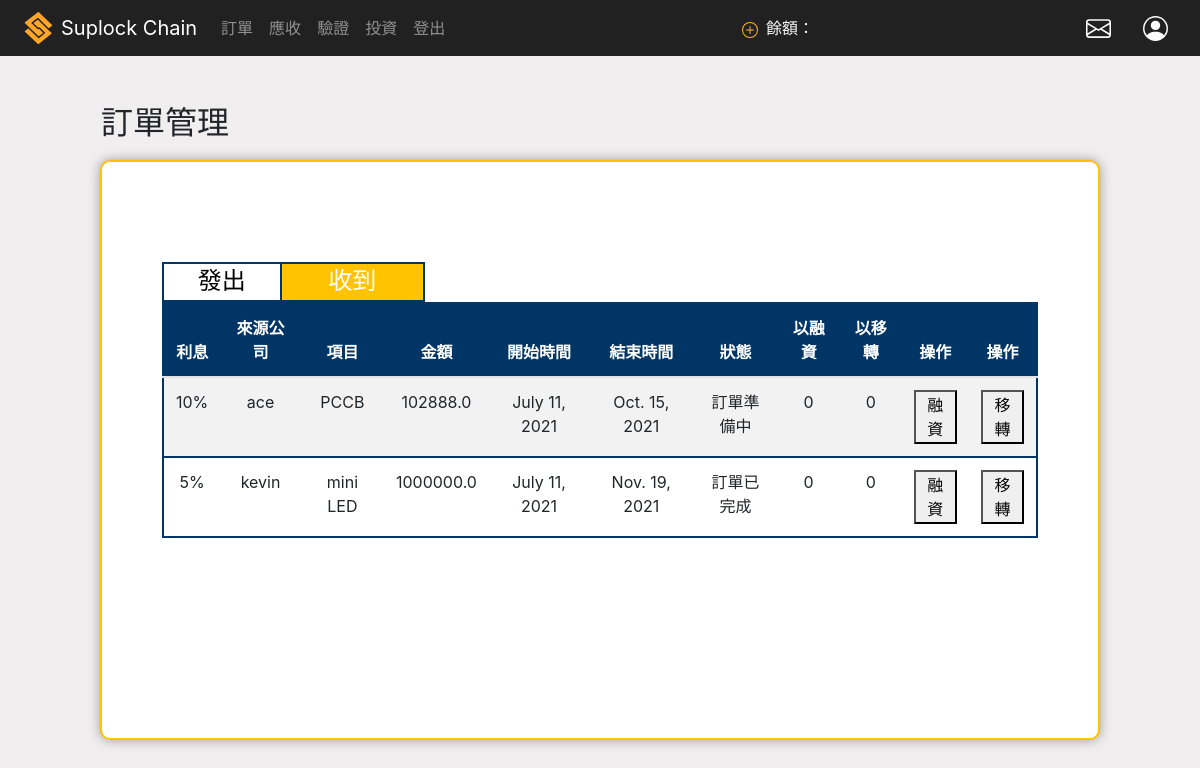
Page /company_orders_rec (signed in) on the committed database.
### core/models.py (models this page shows)
class Company_orders(models.Model):
    send_company = models.ForeignKey(Company,on_delete=models.CASCADE ,related_name='send_company') ## 一個發出Company 對多 orders
    receive_compamy = models.ForeignKey(Company,on_delete=models.CASCADE ,related_name='receive_comapny') ## 一個接收Company 對多 orders
    product  = models.CharField(max_length=40) ##訂單項目
    price = models.DecimalField(max_digits=12, decimal_places=1) ##訂單價格
    start_date = models.DateField(auto_now_add = True ,null=True) ## 發起時間
    end_date = models.DateField() ## 結束時間
    state = models.IntegerField(choices=STATE_CHOICES, default=1) ##狀態
    rate = models.FloatField(choices=RATE_CHOICES, null=True,  blank=True) ##利息
    tokenB_balance = models.DecimalField(max_digits=12, decimal_places=0 , default=0, blank=True)##tokenB可使用餘額
    already_transfer = models.DecimalField(max_digits=12, decimal_places=0,  default=0,  blank=True)## 已移轉amount
    already_loan = models.DecimalField(max_digits=12, decimal_places=0 , default=0,   blank=True)## 已借款amount
    transactionHash = models.CharField(max_length=66, null=True, blank=True)

class Company(models.Model):
    user = models.OneToOneField(User, on_delete=models.CASCADE) ## user foriegn key
    uni_num = models.CharField(max_length=100) ##統一編號
    public_address = models.CharField(max_length=42) ##公鑰
    core = models.BooleanField() #是否為核心企業
    amount_a = models.DecimalField(max_digits=12, decimal_places=1, null=True) #核心企業token_A數量
    amount_865 = models.DecimalField(max_digits=12, decimal_places=0, null=True) #核心企業平台幣數量
    create_time = models.DateTimeField(auto_now_add= True) #進入時間
    contract_address = models.CharField(max_length=42,null=True,blank=True) ##合約地址

### core/views.py (the view, shortened to what this page needs)
# urls.py: path('company_orders_rec',views.company_order_rec.as_view(), name='company_orders_rec'),
@method_decorator(login_required, name='dispatch')
class company_order_rec(generic.ListView):
    model = Company_orders
    template_name = 'company_orders_rec.html'
    context_object_name = 'rec_orders'
    paginate_by = 6
    def get_queryset(self):
        user = self.request.user
        company = Company.objects.filter(user = user)[0]
        return  company.receive_comapny.filter(Q(state =2) | Q(state =3) |Q(state = 4))   ##收到 顯示除了憑證未發出的所有訂單
    def get_context_data(self, **kwargs):
        _company_list = []
        context =  super(company_order_rec,self).get_context_data(**kwargs)
        user = self.request.user
        company_list = list(Company.objects.filter(~Q(user = user)))
        for com in company_list:
            _company_list.append(com.user.username)
        form = companyListForm(data_list = _company_list)
        context['form'] = form
        return context

### core/forms.py
class companyListForm(forms.Form):
    optype = forms.CharField(required=True)
    bToC_interest = forms.CharField(required=True)
    bToC_id = forms.CharField(required=True)
    bToC_from_company_name = forms.CharField(required=True)
    bToC_to_company_name = forms.CharField(required=True)
    bToC_price = forms.CharField(required=True)
    def __init__(self, *args, **kwargs):
        _company_list = kwargs.pop('data_list', None)
        super(companyListForm, self).__init__(*args, **kwargs)
        self.fields['bToC_to_company_name'].widget = ListTextWidget(data_list=_company_list, name='bToC_to_company_name')

### core/fields.py (called while the page is built)
    def render(self, name, value, attrs=None, renderer=None):
        text_html = super(ListTextWidget, self).render(name, value, attrs=attrs)
        data_list = '<datalist id="list_%s">' % self._name
        for item in self._list:
            data_list += '<option value="%s">' % item
        data_list += '</datalist>'
        return (text_html + data_list)

### core/templates/company_orders_rec.html (shortened to what this page needs)
<!DOCTYPE html>
<html lang="en">
<head>
    {% include 'nav_login.html' %}
    {% load static %}
    <link rel="stylesheet" href="{%static 'css/company_orders.css' %}">
</head>
<body>
<main class="main_content" id="fade">
    <div class='content_title'>
        <h2>訂單管理</h2>
    </div>
    <div class="outer">
        <div class="table_above_tag">
            <a class='send_btn' id='clicked_1' href="{% url 'company_orders' %}">
                <h2 class="send_order" >發出</h2>
            </a>
            <div class='recieve_btn' id= 'clicked_2'>
                <h2 class="send_order" >收到</h2>
            </div>
        </div>
        <div class="ordersTable" >
            <table class="table table-striped" id="rec_table">
                <thead>
                    <tr>
                        <th>利息</th>
                        <th>來源公司</th>
                        <th>項目</th>
                        <th>金額</th>
                        <th>開始時間</th>
                        <th>結束時間</th>
                        <th>狀態</th>
                        <th>以融資</th>
                        <th>以移轉</th>
                        <th>操作</th>
                        <th>操作</th>
                    </tr>
                </thead>
                <tbody>
                    {% for order in rec_orders %}
                    <tr name='make_id'>
                        <td name = 'percent'>{{order.get_rate_display}}</td>
                        <td>{{order.send_company.user}}</td>
                        <td>{{order.product}}</td>
                        <td>{{order.price}}</td>
                        <td>{{order.start_date}}</td>
                        <td>{{order.end_date}}</td>
                        <td>{{order.get_state_display}}</td>
                        <td>{{order.already_loan}}</td>
                        <td>{{order.already_transfer}}</td>
                        <td><button type="button" class="pop_loan_btn">融資</button></td>
                        <td><button type="button" class="pop_bToC_btn">移轉</button></td>
                    </tr>
                    {% endfor %}
                </tbody>
            </table>
            <div class='paginator'>
            </div>
        </div>
    </div>
</main>
</body>
</html>

### static/css/company_orders.css (style rules this page uses)
a { background-color: transparent ; color: #003566; }
body { background-color: rgb(240, 238, 238) }
.main_content { display: flex; flex-direction: column; justify-content: flex-start; align-items: center; }
.outer { padding-left: 5%; padding-right: 5%; padding-bottom: 5%; border: 2px solid #ffc300; border-radius: 10px; width :1000px; margin-top: 10px; display: flex; flex-direction: column; justify-content: flex-start; box-shadow:0px 0px 12px rgb(155, 154, 154); height : 580px; background-color: white; }
.content_title { margin-top: 6vh; transform: translateX(-435px); }
.send_btn { width: 60%; height: 100%; border: 2px solid #003566; text-align: center; display: flex; flex-direction: column; justify-content: center; cursor: pointer; transition: 200ms ease-in-out; color: white; background-color:#ffc300;; }
.recieve_btn { width: 50%; height: 100%; border: 2px solid #003566; text-align: center; display: flex; flex-direction: column; justify-content: center; cursor: pointer; border-left: none; transition: 200ms ease-in-out; color: black; }
.send_order { font-size: 1.5em; margin-top: 0.25em; }
.ordersTable { justify-content: center; align-items: center; }
table { border: 2px solid #003566; }
thead { background-color:#003566 ; color: white; }
tr { text-align: center; border-bottom:2px solid #003566; cursor: pointer; }
.table_above_tag { width: 30%; height: 40px; display: flex; flex-direction: row; justify-content: flex-start; align-items: flex-end; margin-top: 100px; }
.paginator { width: 100%; height: 40px; display: flex; flex-direction: row; justify-content: center; align-items: center; }

### core/templates/company_orders_rec.html (style rules this page uses)
.send_btn { width: 50%; background-color: white; color: black; }
.recieve_btn { width: 60%; color: white; background-color:#ffc300;; }

### rows in the picture
Company_orders: rate "10%", send_company.user "ace", product "PCCB", price "102888.0", start_date "July 11, 2021", end_date "Oct. 15, 2021", state "訂單準備中", already_loan "0", already_transfer "0"
Company_orders: rate "5%", send_company.user "kevin", product "mini LED", price "1000000.0", start_date "July 11, 2021", end_date "Nov. 19, 2021", state "訂單已完成", already_loan "0", already_transfer "0"
